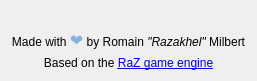
<?xml version="1.0" encoding="UTF-8"?>
<ui version="4.0">
 <class>About</class>
 <widget class="QDialog" name="About">
  <property name="windowModality">
   <enum>Qt::ApplicationModal</enum>
  </property>
  <property name="geometry">
   <rect>
    <x>0</x>
    <y>0</y>
    <width>228</width>
    <height>193</height>
   </rect>
  </property>
  <property name="windowTitle">
   <string>About</string>
  </property>
  <layout class="QVBoxLayout" name="aboutLayout">
   <property name="sizeConstraint">
    <enum>QLayout::SetFixedSize</enum>
   </property>
   <item>
    <widget class="QLabel" name="aboutText">
     <property name="font">
      <font>
       <family>MS Shell Dlg 2</family>
      </font>
     </property>
     <property name="text">
      <string notr="true">&lt;html&gt;&lt;head/&gt;&lt;body&gt;&lt;p align=&quot;center&quot;&gt;&lt;img src=&quot;:/logo_shadow/128&quot;/&gt;&lt;/p&gt;&lt;/body&gt;&lt;/html&gt;</string>
     </property>
     <property name="alignment">
      <set>Qt::AlignCenter</set>
     </property>
    </widget>
   </item>
   <item>
    <widget class="QLabel" name="label">
     <property name="text">
      <string>&lt;html&gt;&lt;head/&gt;&lt;body&gt;&lt;p&gt;Made with &lt;span style=&quot; font-family:'apple color emoji','segoe ui emoji','noto color emoji','android emoji','emojisymbols','emojione mozilla','twemoji mozilla','segoe ui symbol'; font-size:12pt; color:#80b4e3;&quot;&gt;❤️&lt;/span&gt; by Romain &lt;span style=&quot; font-style:italic;&quot;&gt;&amp;quot;Razakhel&amp;quot;&lt;/span&gt; Milbert&lt;/p&gt;&lt;/body&gt;&lt;/html&gt;</string>
     </property>
     <property name="alignment">
      <set>Qt::AlignCenter</set>
     </property>
    </widget>
   </item>
   <item>
    <widget class="QLabel" name="label_2">
     <property name="text">
      <string>&lt;html&gt;&lt;head/&gt;&lt;body&gt;&lt;p&gt;Based on the &lt;a href=&quot;https://github.com/Razakhel/RaZ&quot;&gt;&lt;span style=&quot; text-decoration: underline; color:#0000ff;&quot;&gt;RaZ game engine&lt;/span&gt;&lt;/a&gt;&lt;/p&gt;&lt;/body&gt;&lt;/html&gt;</string>
     </property>
     <property name="alignment">
      <set>Qt::AlignCenter</set>
     </property>
    </widget>
   </item>
  </layout>
 </widget>
 <resources>
  <include location="../assets/resources/resources.qrc"/>
 </resources>
 <connections/>
</ui>
